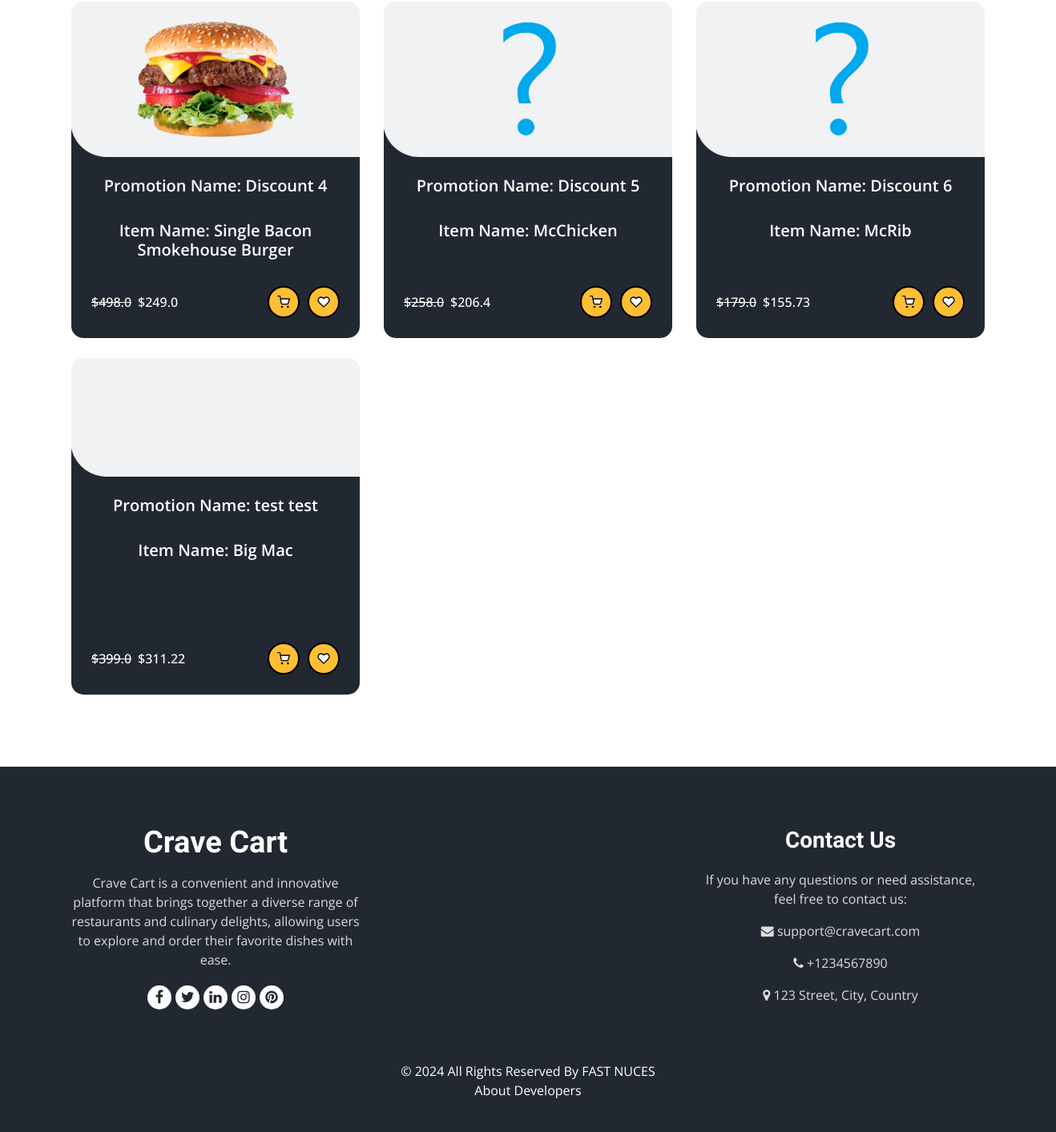
Before: /discounts (signed in, lower part) with the older database file.
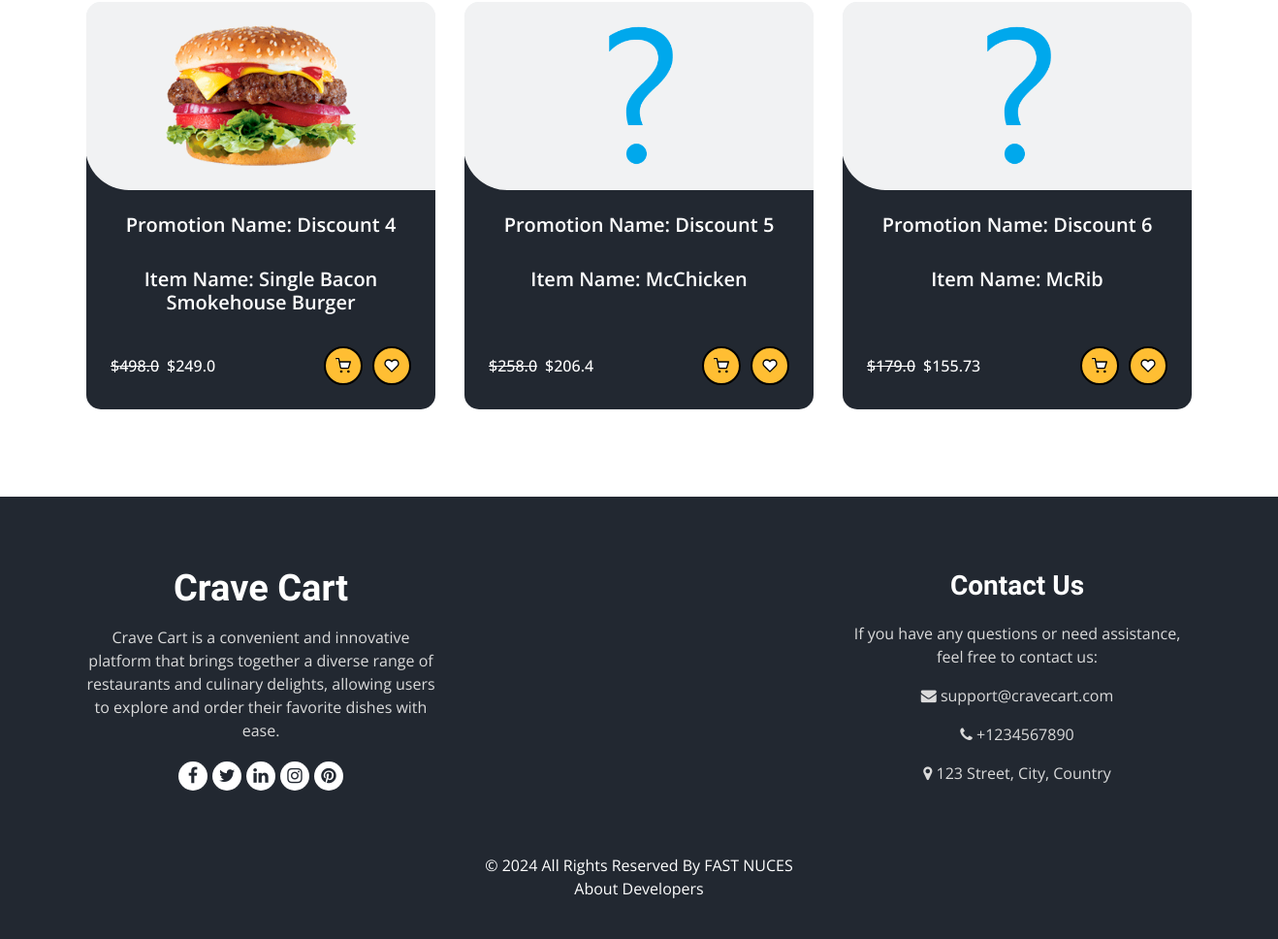
After: the same page with the newer database file.
### tables this page shows
CREATE TABLE Promotions (
                        PromotionID INTEGER PRIMARY KEY AUTOINCREMENT,
                        PromotionName TEXT,
                        MenuID INTEGER,
                        Description TEXT,
                        Discount REAL,
                        StartDate TEXT,
                        EndDate TEXT,
                        FOREIGN KEY (MenuID) REFERENCES Menus (MenuID) ON DELETE CASCADE
                    );

CREATE TABLE Menus (
                        MenuID INTEGER PRIMARY KEY AUTOINCREMENT,
                        RestaurantID INTEGER,
                        ItemName TEXT,
                        Description TEXT,
                        Price REAL,
                        Category TEXT,
                        ImagePNG TEXT,
                        ImageJPG TEXT,
                        Rating INTEGER DEFAULT 0,
                        FOREIGN KEY (RestaurantID) REFERENCES Restaurants(RestaurantID) ON DELETE CASCADE
                    );

### userEndpoints.py (the view)
@User.route('/discounts')
def discounts():
    if 'username' not in session:
        return redirect('/login')
    if not DataBase.is_customer(session['username'],session['email'],session['password']):
        return render_template('404.html'), 404
    data= DataBase.get_active_promotions(current_date=date.today().strftime("%Y-%m-%d"),all=True,png=True)
    print(data)
    return render_template('user/discounts.html',data=data,result=len(data))

### DataBase.py (called while the page is built)
def is_customer(id,email,password):
    try:
        cursor.execute('''SELECT * FROM Customers where CustomerID=? AND email = ? AND password=?;''',[id,email,password])
        ans = cursor.fetchone()
        if ans:
            return True
        else:
            return False
    except Exception as e:
        print(e)
        return False

### templates/user/discounts.html (shortened to what the changed rows need)
<!DOCTYPE html>
<html>
<head>
   <link
   rel="stylesheet"
   type="text/css"
   href="{{url_for('static',filename='css/bootstrap.css')}}"
 />
 <link
   rel="stylesheet"
   type="text/css"
   href="https://cdnjs.cloudflare.com/ajax/libs/OwlCarousel2/2.3.4/assets/owl.carousel.min.css"
 />
 <link
   rel="stylesheet"
   href="https://cdnjs.cloudflare.com/ajax/libs/jquery-nice-select/1.1.0/css/nice-select.min.css"
 />
 <link
   href="{{url_for('static',filename='css/font-awesome.min.css')}}"
   rel="stylesheet"
 />
 <link
   href="{{url_for('static',filename='css/style.css')}}"
   rel="stylesheet"
 />
 <link
   href="{{url_for('static',filename='css/responsive.css')}}"
   rel="stylesheet"
 />
</head>
<body class="sub_page">
    {%if result!=0%}
        <section class="food_section layout_padding-bottom">
          <div class="container">
            <div class="filters-content">
              <div class="row grid">
                  {% for item in data%}
                  <div class="col-sm-6 col-lg-4 all category">
                  <div class="box" id="menu-item-box">
                    <div>
                      <div class="img-box">
                        <img src="{{url_for('static',filename='images/'+item['Image'])}}" alt="">
                      </div>
                      <div class="detail-box">
                        <h5>
                          Promotion Name: {{item['PromotionName']}}
                        </h5>
                          <br>
                        <h5>
                          Item Name: {{item['itemName']}}
                        </h5>
                        <div class="options discount-options">
                          <h6 style="text-decoration: line-through;">
                            ${{item['Price']}}
                        </h6>
                          <h6 style="margin-right: auto;">
                              ${{item['DiscountedPrice']}}
                          </h6>
                          <div class="button-container" id="menu-buttons">
                            <a href="#"
                                class="add-to-cart-btn-discount add-to-cart-btn-style"
                                data-name="{{ item['PromotionName'] }}">
                            </a>
                            <a href="#" class="favorite-btn-discount favorite-btn-style" data-name="{{ item['PromotionName'] }}">
                            </a>
                        </div>
                        </div>
                      </div>
                    </div>
                  </div>
                  </div>
                  {%endfor%}
              </div>
            </div>
        </div>
      </section>
    {%endif%}
</body>
</html>

Changed rows visible on the page:
removed Promotions: PromotionName "test test", itemName "Big Mac", Price "399.0", DiscountedPrice "311.22"
